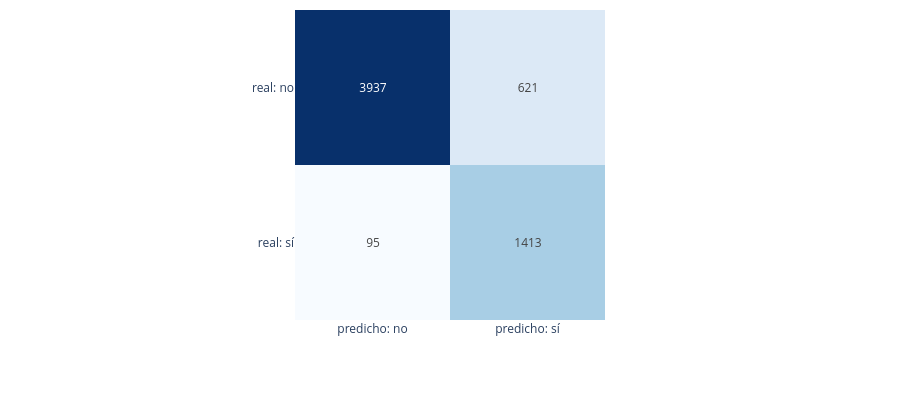

The code cell stored with this chart in its notebook:
### Markdown cell above
El área bajo la curva ROC alcanza 0,959, frente a 0,5 de un clasificador sin
información, representado por la diagonal. La curva asciende con rapidez en la región de
tasas de falsos positivos bajas, lo que indica que el modelo ordena correctamente la mayor
parte de los días positivos por encima de los negativos.

### Code cell
cm = confusion_matrix(yte, yp)
fig = px.imshow(cm, text_auto=True, color_continuous_scale="Blues",
                x=["predicho: no", "predicho: sí"], y=["real: no", "real: sí"])
fig.update_layout(height=400, margin=dict(t=10), coloraxis_showscale=False)
fig

### Figure 1 — Plotly figure (JSON) as saved in the notebook; plotly's stock layout.template omitted (floating-point values rounded to 4 significant figures)
{"data": [{"coloraxis": "coloraxis", "hovertemplate": "x: %{x}<br>y: %{y}<br>color: %{z}<extra></extra>", "name": "0", "texttemplate": "%{z}", "type": "heatmap", "x": ["predicho: no", "predicho: sí"], "xaxis": "x", "y": ["real: no", "real: sí"], "yaxis": "y", "z": [[3937, 621], [95, 1413]]}], "layout": {"coloraxis": {"autocolorscale": false, "colorscale": [[0.0, "rgb(247,251,255)"], [0.125, "rgb(222,235,247)"], [0.25, "rgb(198,219,239)"], [0.375, "rgb(158,202,225)"], [0.5, "rgb(107,174,214)"], [0.625, "rgb(66,146,198)"], [0.75, "rgb(33,113,181)"], [0.875, "rgb(8,81,156)"], [1.0, "rgb(8,48,107)"]], "showscale": false}, "height": 400, "margin": {"t": 10}, "xaxis": {"anchor": "y", "constrain": "domain", "domain": [0.0, 1.0], "scaleanchor": "y"}, "yaxis": {"anchor": "x", "autorange": "reversed", "constrain": "domain", "domain": [0.0, 1.0]}}}
